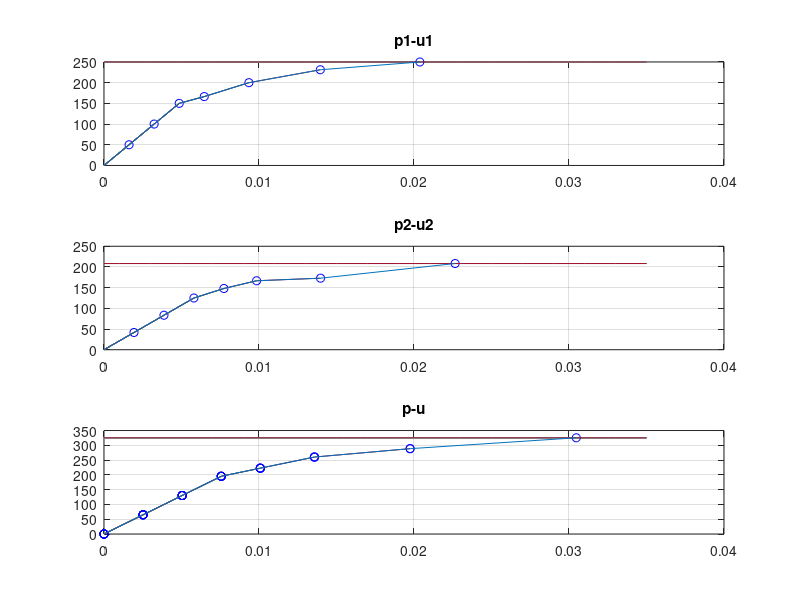

This chart was generated by the following MATLAB code:
clc;clear;close all;
%tarif soorat soal
A1=5;A2=4;A3=5;A4=6;E=36000;sigmay=25;alpha=0.03;    A=[5,4,5,6];A_n=diag(A);

L1=sqrt((9^2)+(5^2));L2=sqrt((9^2)+(17^2));L3=sqrt((8^2)+(17^2));L4=sqrt((15^2)+(6^2));L=[L1,L2,L3,L4];

teta1=3.65;teta2=4.225;teta3=5.152;teta4=5.903;%rad

qy=[sigmay*A1,sigmay*A2,sigmay*A3,sigmay*A4];

a=[-cos(teta1),-sin(teta1);-cos(teta2),-sin(teta2);-cos(teta3),-sin(teta3);-cos(teta4),-sin(teta4)];

Kel=zeros(4);                Kel(1,1)=A1*E/L1;        Kel(2,2)=A2*E/L2;       Kel(3,3)=A3*E/L3 ;      Kel(4,4)=A4*E/L4;

a_s=zeros(4);              a_s(1,1)=1/L1;        a_s(2,2)=1/L2;       a_s(3,3)=1/L3 ;      a_s(4,4)=1/L4;

Disp=[0;0];

p_Ext=[250;208.3];

tol=1e-5;

%tavabe komaki tarsim
x1=0:0.001:0.035;
y1=p_Ext(1,1).*(x1>=0);
y2=p_Ext(2,1).*(x1>=0);
y=sqrt((p_Ext(1,1)^2)+(p_Ext(2,1)^2)).*(x1>=0);
n=1;
%%%%%%%%%%%%%%%%%%%%%%%%%%%%%%%%%%%%%%%%%%%%%%%%%%%%%%%%%%%%%%%%%%%
% method full newton
%%%%%%%%%%%%%%%%%%%%%%%%%%%%%%%%%%%%%%%%%%%%%%%%%%%%%%%%%%%%%%%%%%%%
step=input('enter how many steps do you want to use in calculating:');
p_ext=p_Ext./step
for m1=1:step
    m2=1;
         if m1==1
              p_r=m1*p_ext
         else 
             p_r=m1*p_ext-(m1-1)*p_ext
         end

          

    
            while m2<=100 & p_r(1,1)>=tol & p_r(2,1)>=tol 
                     
                     
                p_int=[0;0]
                  Delta_u=inv(a'*Kel*a)*p_r
                  disp_u=Disp+Delta_u
                  Disp=disp_u
                  V_n=a*disp_u
       
                  epsilon=a_s*V_n
                  sigma_n=zeros(4,1)
                  for j=1:4
                      if epsilon(j,1)>=6.95e-4;
                         sigma_n(j,1)=(epsilon(j,1)-6.95e-4)*E*alpha+25
                      else 
                         sigma_n(j,1)=epsilon(j,1)*E
                      end
                  end
                  q_n=A_n*sigma_n
                  p_int=a'*q_n
                    p_r=m1*p_ext-p_int
                  
                    n=n+1;
                    m2=m2+1
                    
                      
                    
                  
                  b_n(1:2,n)=p_int
                  c_n(1:2,n)=disp_u
                  figure(1)
                  subplot(3,1,1)
                  title('p1-u1')
                  plot(c_n(1,n),b_n(1,n),'ob',x1,y1),grid on,hold on
                  b_nf=b_n(1,1:n)
                  c_nf=c_n(1,1:n)
                  line(c_nf,b_nf)
                 % 
                   subplot(3,1,2)
                  title('p2-u2')
                  plot(c_n(2,n),b_n(2,n),'ob',x1,y2),grid on,hold on
                  b_nfu=b_n(2,1:n)
                  c_nfu=c_n(2,1:n)
                  line(c_nfu,b_nfu)
                  
                  B_n(1,n)=sqrt(((b_n(1,n))^2)+((b_n(2,n))^2))
                  C_n(1,n)=sqrt(((c_n(1,n))^2)+((c_n(2,n))^2))
                   subplot(3,1,3)
                  title('p-u')
                  plot(C_n,B_n,'ob',x1,y),grid on,hold on
                  B_nf=B_n(1,1:n)
                  C_nf=C_n(1,1:n)
                  line(C_nf,B_nf)
                 
                      
                  
                  
                  for j=1:4
                      if epsilon(j,1)>=6.95e-4
                         Kel(j,j)=A(j)*E*alpha/L(j);
                      end
                   end
       end
               
       
end 
